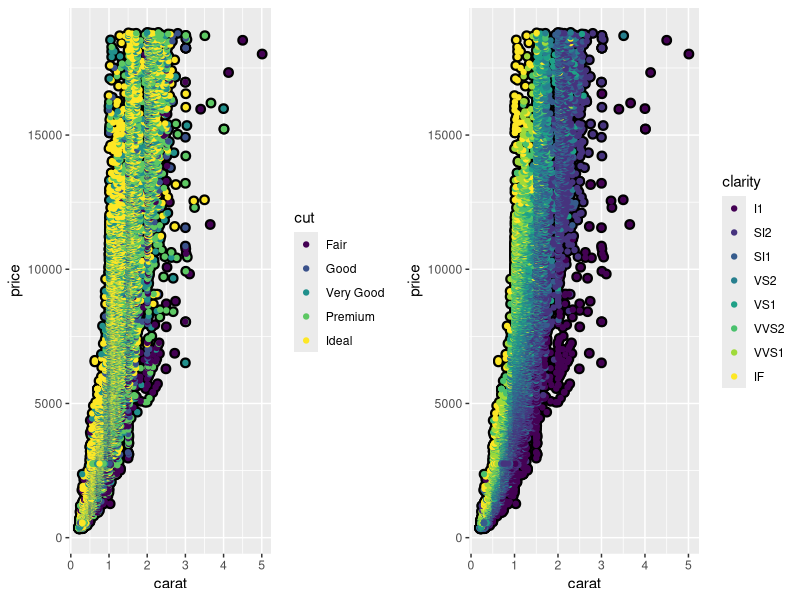

Write R code to recreate this figure.
## ---- chunk 1
library(data.table)
library(ggplot2)
library(gridExtra)
data(diamonds)
## ---- chunk 2
# conversion to data.table of the diamond data set:
diamonds.dt <- data.table(diamonds)

# variable of interest: numeric variables to compile
var.of.interest <- c("carat", "depth", "price", "x", "y", "z")

# mean of the variable of interest by cut:
diamonds.dt[, lapply(.SD, mean), by = cut, .SD = var.of.interest]

# median and count of the variable of interest by cut:
median.unique <- function(x) quantile(x, probs = 0.5) 
diamonds.dt[, c(lapply(.SD, median.unique), count = .N), by = cut, .SD = var.of.interest]

# count of all the diamonds away from the mean of more than to sd:(number of potential outliers).
away.sd <- function(x) sum(abs(x-mean(x)) > 2 * sd(x))
diamonds.dt[, c(lapply(.SD, away.sd), count = .N), by = cut, .SD = var.of.interest]

# even better, the percentage formatted table:
format2 <- function(x) lapply(x, function(x) sprintf("%1.3f%%", x))
away.sd2 <- function(x) format2(sum(abs(x-mean(x)) > 2 * sd(x)) / length(x))
diamonds.dt[, c(lapply(.SD, away.sd2), count = .N), by = cut, .SD = var.of.interest]

## ---- chunk 3

# exemple, for the diamonds data set:
p1 <- ggplot(aes(x = carat, y = price, colour = cut), data = diamonds.dt) +
  geom_point(colour = "black", size = 3) +  geom_point()

p2 <- ggplot(aes(x = carat, y = price, colour = clarity), data = diamonds.dt) +
  geom_point(colour = "black", size = 3) +  geom_point()

grid.arrange(p1, p2, nrow = 1, ncol = 2)

## ---- chunk 4
#  ggsave(filename = paste0("./plot/Scatterplot_cut_", format(Sys.Date(), "%Y%b%d.png")), plot = p1)
  
#  ggsave(filename = paste0("./plot/Scatterplot_clarity_", format(Sys.Date(), "%Y%b%d.png")), plot = p2)
